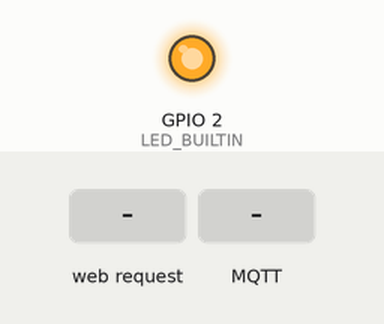
A sketch run on a simulated ESP8266 (Wemos D1 mini). On the bench: output pins drawn as LEDs (lit = HIGH, except the on-board LED, lit = LOW). Dashed ring = blinking. The inputs (shaded band) are chosen by the test bench. WiFi joins after 1.5 s; servers stay silent unless stated; network time is answered at once with the bench clock; the local clock reads 2024-03-15 10:24:30 at power-on unless the sketch sets it; storage starts empty; no MQTT or app messages arrive unless stated; what the sketch prints to the serial monitor is not drawn.

Above: at 0.0 s.
At 2.7 s:
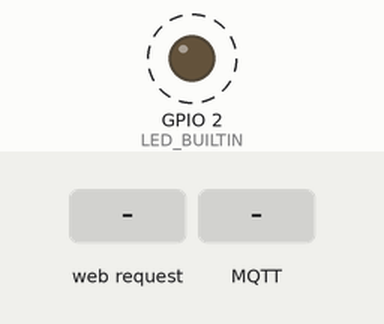
2.8 s: HTTP request GET /log received
5.0 s: MQTT message "1" arrives on the first subscribed topic
7.0 s: MQTT message "on" arrives on the first subscribed topic
9.0 s: MQTT message "off" arrives on the first subscribed topic
Timing chart, 0 to 12.0 s (numbered marks = the images above; inputs shaded):
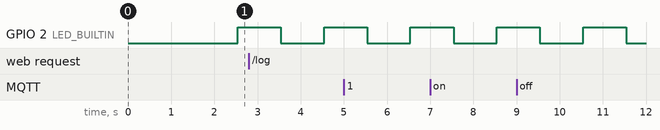

The sketch:

esp8266_SD_MQTT.ino
```cpp
#include<ESP8266WiFi.h>
#include<SD.h>
#include<PubSubClient.h>
#include<Ticker.h>
#include<NTPClient.h>
#include<WiFiUdp.h>
#include<FS.h>
#include<ESPAsyncWebServer.h>
#include<ESPAsyncTCP.h>

//Wemos D1
//pino ligado ao CS do módulo SD Card
#define CS_PIN  D10

const char * ssid="ZYXEL_1F";
const char * password="C1470A9A";
String getCommandTime="None";
const int days_of_leap_year[]={31,29,31,30,31,30,31,31,30,31,30,31};
const int days_of_normal_year[]={31,28,31,30,31,30,31,31,30,31,30,31};
const char* mqttServer = "192.168.1.132";
Ticker ticker;
WiFiClient wifiClient;
PubSubClient mqttClient(wifiClient);
WiFiUDP ntpUDP;
NTPClient timeClient(ntpUDP, "europe.pool.ntp.org", 3600, 60000);
AsyncWebServer server(80);

void getCurrentDate()
{
  timeClient.update();
  //getCommandTime=timeClient.getFormattedTime();
  unsigned long epochTime = timeClient.getEpochTime();
  //1970,1971,1973為平年, 1972為閏年,以此類推
  //計算年
  unsigned int remainder_of_4_years=epochTime%((365*24*60*60*3)+(366*24*60*60));  //計算每四年為一單位的餘數
  unsigned int years=int(((epochTime-remainder_of_4_years)/((365*24*60*60*3)+(365*24*60*60)))*4)+1970;
  int isLeapYear=0;
  //判斷是否潤年  將epochTime減至未滿一年
  if(remainder_of_4_years<(365*24*60*60))//未滿一年
  {
    epochTime=remainder_of_4_years;
    isLeapYear=0;
  }
  else if(remainder_of_4_years>(365*24*60*60)&&remainder_of_4_years<(365*24*60*60*2))//未滿兩年
  {
    epochTime=remainder_of_4_years-(365*24*60*60);
    isLeapYear=0;
    years=years+1;
  }
  else if(remainder_of_4_years>(365*24*60*60*2)&&remainder_of_4_years<(365*24*60*60*2)+(366*24*60*60))//未滿三年
  {
    epochTime=remainder_of_4_years-(365*24*60*60*2);
    isLeapYear=1;
    years=years+2;
  }
  else//未滿四年
  {
    epochTime=remainder_of_4_years-((365*24*60*60*2)+(366*24*60*60));
    isLeapYear=0;
    years=years+3;
  }

  unsigned int months=0; //計算月
  if(isLeapYear==1)
  {
    while(epochTime>(days_of_leap_year[months]*24*60*60))
    {
      epochTime=epochTime-(days_of_leap_year[months]*24*60*60);
      months=months+1;
    }
  }
  else
  {
    while(epochTime>(days_of_normal_year[months]*24*60*60))
    {
      epochTime=epochTime-(days_of_normal_year[months]*24*60*60);
      months=months+1;
    }
  }

  unsigned int date=0;
  while(epochTime>(24*60*60))
  {
    epochTime=epochTime-(24*60*60);
    date+=1;
  }

  unsigned int hour=0;
  while(epochTime>(60*60))
  {
    epochTime=epochTime-(60*60);
    hour+=1;
  }

  unsigned int minute=0;
  while(epochTime>60)
  {
    epochTime=epochTime-60;
    minute+=1;
  }

  unsigned int sec=epochTime;
  //Serial.printf("years:%d\nmonth:%d\ndate:%d\nhour:%d\nminute:%d\nsec:%d\n",years,months+1,date+1,hour,minute,sec);
  getCommandTime=String(years)+"/"+String(months+1)+"/"+String(date+1)+" "+String(hour)+":"+String(minute)+":"+String(sec);
}

void receivedCMD(char* topic, byte* payload, unsigned int noChar)
{
  getCurrentDate();
  String cmd="";
  for(int i=0;i<noChar;i++)
  {
    cmd+=(char)payload[i];
  }

  Serial.printf("date:%s IP:%s cmd:%s\n",getCommandTime.c_str(),WiFi.localIP().toString().c_str(),cmd.c_str());

  File file=SD.open("log.txt","a");
  file.printf("date:%s IP:%s cmd:%s\n",getCommandTime.c_str(),WiFi.localIP().toString().c_str(),cmd.c_str());
  file.close();
}

void ledBlink()
{
  digitalWrite(LED_BUILTIN,!digitalRead(LED_BUILTIN));
}

void setup() {
  pinMode(LED_BUILTIN,OUTPUT);
  Serial.begin(115200);

  if(!SPIFFS.begin())
  {
    Serial.println("SPIFFS is broken");
    return;
  }

  Serial.print("\r\nWaiting for SD card to initialise...");

  if (!SD.begin(CS_PIN))
  {         // CS接在D10
    Serial.println("Initialising failed!");
    return;
  }
  Serial.println("SD card Initialisation completed");

  WiFi.mode(WIFI_STA);
  WiFi.hostname("RX_DATA");
  WiFi.begin(ssid,password);

  while(WiFi.status()!=WL_CONNECTED)
  {
    Serial.print(".");
    delay(500);
  }

  Serial.printf("\nIP address:%s\n",WiFi.localIP().toString().c_str());

  ticker.attach(1,ledBlink);

  mqttClient.setServer(mqttServer, 1883);
  mqttClient.setCallback(receivedCMD);
  Serial.println("Start MQTT");

  timeClient.begin();
  // 設定時區 *60分 * 60秒，例如:
  // GMT +1 = 3600
  // GMT +8 = 28800  台灣時區
  // GMT 0 = 0
  timeClient.setTimeOffset(28800);

  server.serveStatic("/",SPIFFS,"/www/").setDefaultFile("index.html");
  server.serveStatic("/img",SPIFFS,"/www/img/");
  server.serveStatic("/favicon.ico",SPIFFS,"/www/favicon.ico");
  server.on("/log",HTTP_GET,[](AsyncWebServerRequest *req){
    //String logs="";
    File file=SD.open("log.txt","r");
    if(!file)
    {
      Serial.println("open file fail");
      return;
    }
    else
    {
      Serial.println("open file success");
    }
    /*while(file.available())
    {
      logs+=(char)file.read();
    }
    file.close();
    Serial.println(logs.c_str());*/
    req->send(file,"/log.txt","text/xhr");
  });
  server.begin();
}

void loop()
{
  while(!mqttClient.connected())
  {
    mqttClient.connect("WEMOS");
    mqttClient.subscribe("command");
  }
  mqttClient.loop();

}
```
